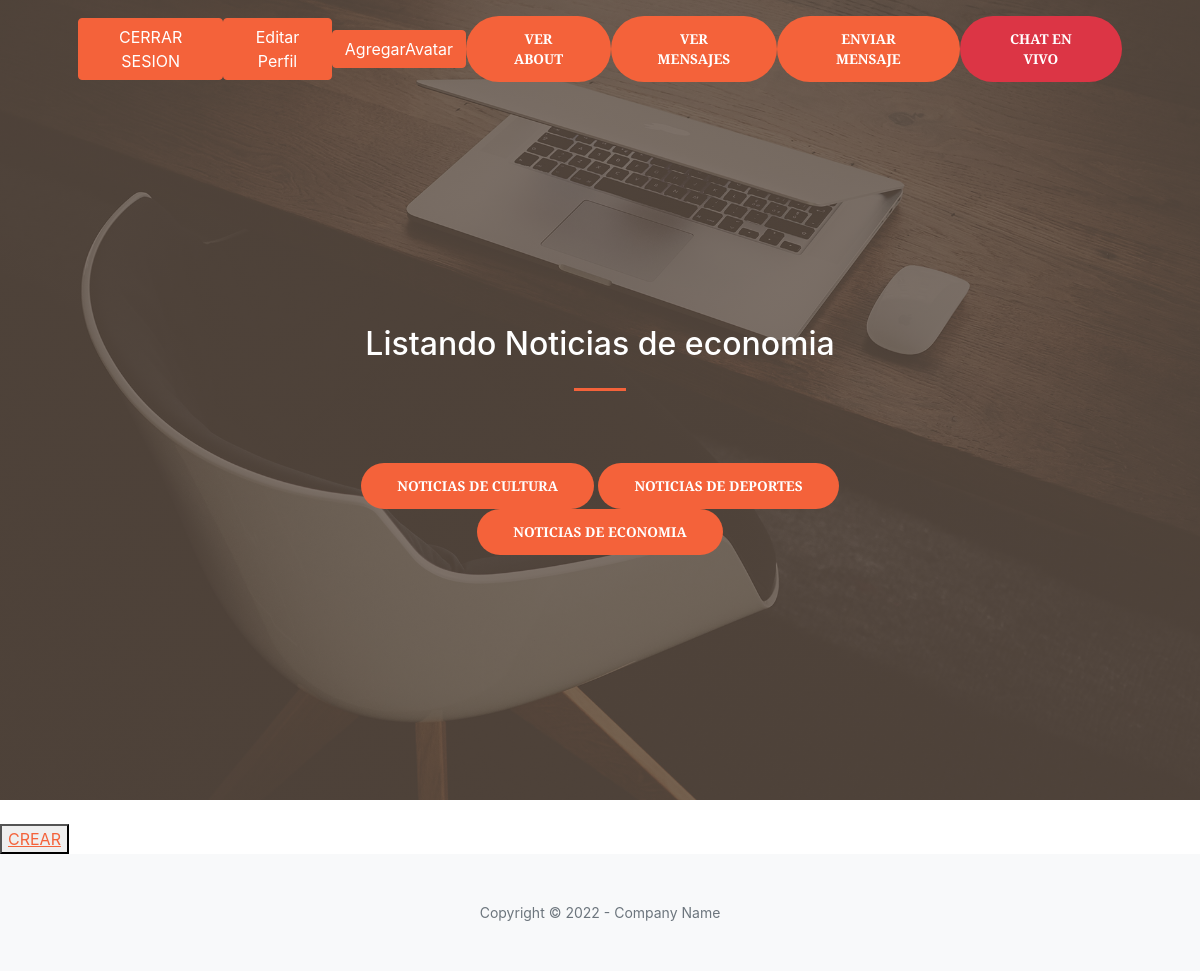
/economy/list/ (signed in), run on an earlier commit of the app's database.
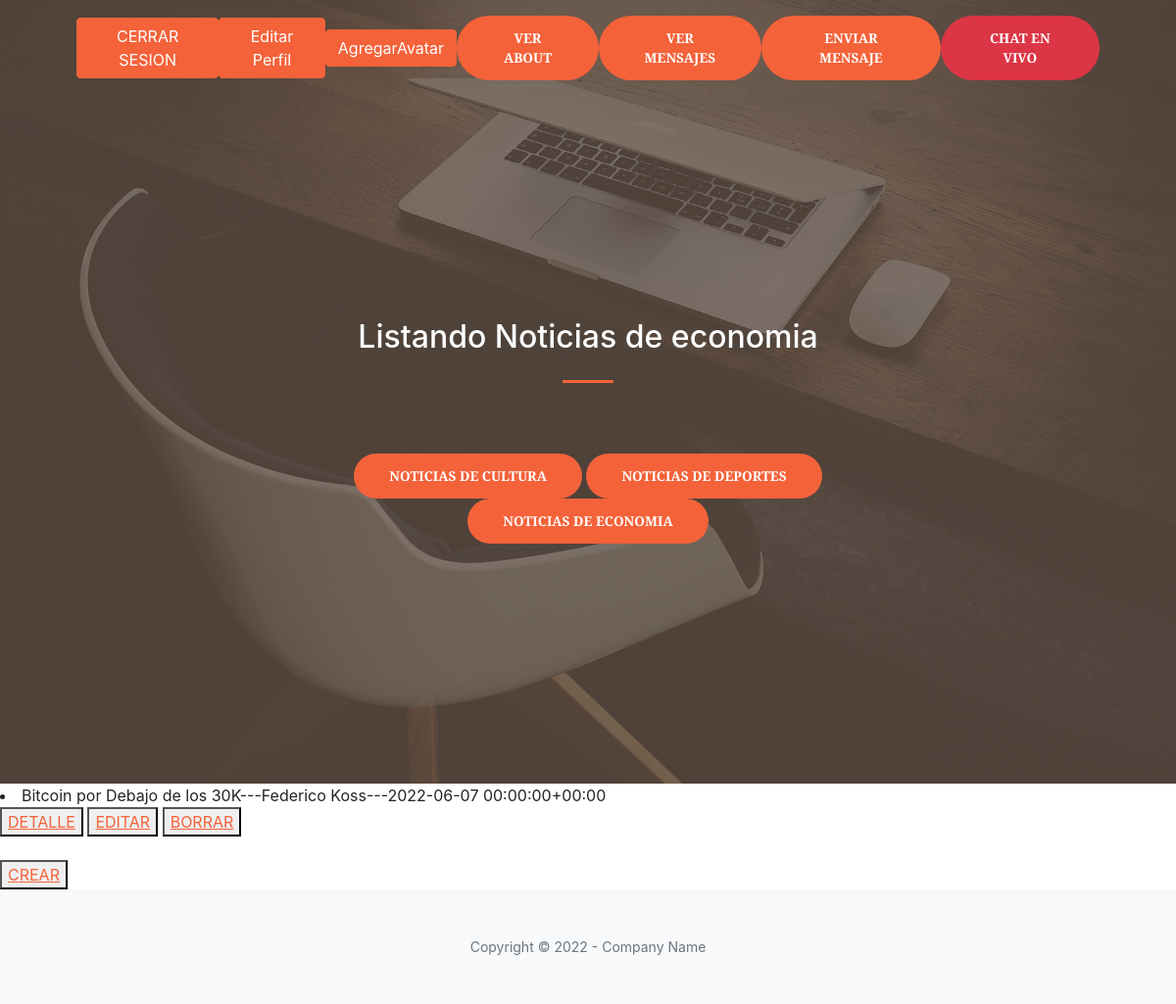
And on a later commit of the database.
### AppBlog/models.py (models this page shows)
class Economy(models.Model):
    titulo = models.CharField(max_length=50)
    subtitulo= models.CharField(max_length=50)
    cuerpo = models.CharField(max_length=150)
    autor = models.CharField(max_length=50)
    fecha = models.DateTimeField(max_length=50)
    imagen = models.ImageField(upload_to='Economy', blank=True, null=True)
    def __str__(self):
        return self.titulo +"---"+self.autor+"---"+str(self.fecha)

### AppBlog/views.py (the view)
# urls.py: path('economy/list/',EconomyList.as_view(),name ='economy_listar' ),
class EconomyList(LoginRequiredMixin,ListView):
    model = Economy
    template_name = 'AppBlog/economy_list.html'

### AppBlog/templates/AppBlog/economy_list.html
{% extends "AppBlog/padre.html" %}
{% load static %}
{% block titulo %}
<h2 style="color:white">Listando Noticias de economia</h2>
{% endblock %}
{% block cuerpo %}
{% for economy in object_list %}
<li>{{economy}}</li>
<button>
    <a href="{% url 'economy_detalle' economy.id %}">DETALLE</a>
</button>
<button>
    <a href="{% url 'economy_editar' economy.id %}">EDITAR</a>
</button>
<button>
    <a href="{% url 'economy_borrar' economy.id %}">BORRAR</a>
</button>
<br>
{% endfor %}
<br>
 <button>
    <a href="{% url 'economy_crear' %}">CREAR</a>
</button>
{% endblock %}

What changed in the data, as far as the page shows it:
added Economy: titulo+autor+fecha "Bitcoin por Debajo de los 30K---Federico Koss---2022-06-07 00:00:00+00:00"
